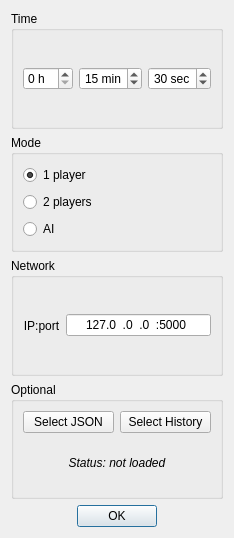
<?xml version="1.0" encoding="UTF-8"?>
<ui version="4.0">
 <class>StartDialog</class>
 <widget class="QDialog" name="StartDialog">
  <property name="geometry">
   <rect>
    <x>0</x>
    <y>0</y>
    <width>225</width>
    <height>538</height>
   </rect>
  </property>
  <property name="windowTitle">
   <string>New Game</string>
  </property>
  <layout class="QVBoxLayout" name="verticalLayout">
   <item>
    <widget class="QGroupBox" name="gameTimeBlock">
     <property name="title">
      <string>Time</string>
     </property>
     <layout class="QHBoxLayout" name="horizontalLayout">
      <item>
       <widget class="QSpinBox" name="timeHour">
        <property name="alignment">
         <set>Qt::AlignLeading|Qt::AlignLeft|Qt::AlignVCenter</set>
        </property>
        <property name="suffix">
         <string> h</string>
        </property>
        <property name="maximum">
         <number>11</number>
        </property>
       </widget>
      </item>
      <item>
       <widget class="QSpinBox" name="timeMin">
        <property name="alignment">
         <set>Qt::AlignCenter</set>
        </property>
        <property name="suffix">
         <string> min</string>
        </property>
        <property name="maximum">
         <number>59</number>
        </property>
        <property name="value">
         <number>15</number>
        </property>
       </widget>
      </item>
      <item>
       <widget class="QSpinBox" name="timeSec">
        <property name="alignment">
         <set>Qt::AlignCenter</set>
        </property>
        <property name="suffix">
         <string> sec</string>
        </property>
        <property name="prefix">
         <string/>
        </property>
        <property name="maximum">
         <number>59</number>
        </property>
        <property name="value">
         <number>30</number>
        </property>
       </widget>
      </item>
     </layout>
    </widget>
   </item>
   <item>
    <widget class="QGroupBox" name="modeBlock">
     <property name="title">
      <string>Mode</string>
     </property>
     <layout class="QVBoxLayout" name="verticalLayout_2">
      <item>
       <widget class="QRadioButton" name="modeOnePlayer">
        <property name="text">
         <string>1 player</string>
        </property>
        <property name="checked">
         <bool>true</bool>
        </property>
       </widget>
      </item>
      <item>
       <widget class="QRadioButton" name="modeTwoPlayers">
        <property name="text">
         <string>2 players</string>
        </property>
       </widget>
      </item>
      <item>
       <widget class="QRadioButton" name="modeAi">
        <property name="text">
         <string>AI</string>
        </property>
       </widget>
      </item>
     </layout>
    </widget>
   </item>
   <item>
    <widget class="QGroupBox" name="networkBlock">
     <property name="title">
      <string>Network</string>
     </property>
     <layout class="QHBoxLayout" name="horizontalLayout_2">
      <item>
       <widget class="QLabel" name="labelNetwork">
        <property name="text">
         <string>IP:port</string>
        </property>
        <property name="alignment">
         <set>Qt::AlignCenter</set>
        </property>
       </widget>
      </item>
      <item>
       <widget class="QLineEdit" name="netParams">
        <property name="inputMethodHints">
         <set>Qt::ImhDialableCharactersOnly</set>
        </property>
        <property name="inputMask">
         <string>000.000.000.000:00000</string>
        </property>
        <property name="text">
         <string>127.0.0.0:5000</string>
        </property>
        <property name="alignment">
         <set>Qt::AlignCenter</set>
        </property>
        <property name="clearButtonEnabled">
         <bool>false</bool>
        </property>
       </widget>
      </item>
     </layout>
    </widget>
   </item>
   <item>
    <widget class="QGroupBox" name="optionalBlock">
     <property name="title">
      <string>Optional</string>
     </property>
     <layout class="QGridLayout" name="gridLayout">
      <item row="1" column="0">
       <widget class="QPushButton" name="jsonButton">
        <property name="text">
         <string>Select JSON</string>
        </property>
       </widget>
      </item>
      <item row="1" column="1">
       <widget class="QPushButton" name="historyButton">
        <property name="text">
         <string>Select History</string>
        </property>
       </widget>
      </item>
      <item row="2" column="0" colspan="2">
       <widget class="QLabel" name="statusLabel">
        <property name="font">
         <font>
          <family>Arial</family>
          <italic>true</italic>
         </font>
        </property>
        <property name="text">
         <string>Status: not loaded</string>
        </property>
        <property name="alignment">
         <set>Qt::AlignCenter</set>
        </property>
       </widget>
      </item>
     </layout>
    </widget>
   </item>
   <item>
    <widget class="QDialogButtonBox" name="ok">
     <property name="standardButtons">
      <set>QDialogButtonBox::Ok</set>
     </property>
     <property name="centerButtons">
      <bool>true</bool>
     </property>
    </widget>
   </item>
  </layout>
 </widget>
 <resources/>
 <connections/>
</ui>
